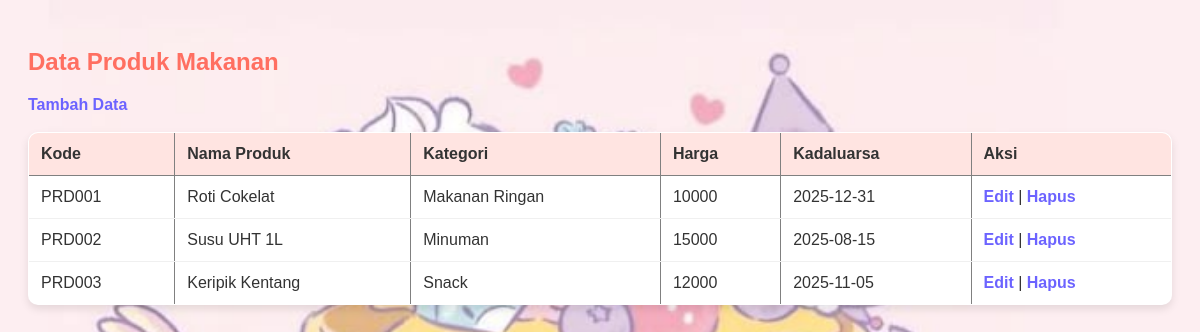
Screenshot of /231110155_ASN2/index.php with the database file from the repository.
### tables this page shows
CREATE TABLE `produk` (
  `kode_produk` varchar(10) NOT NULL,
  `nama_produk` varchar(100) NOT NULL,
  `kategori` varchar(50) NOT NULL,
  `harga` int(11) NOT NULL,
  `tanggal_kadaluarsa` date NOT NULL
);

### 231110155_ASN2/index.php (the view, shortened to what this page needs)
<!DOCTYPE html>
<html lang="id">
<head>
</head>
<body>
<?php include 'koneksi.php'; ?>
<h2>Data Produk Makanan</h2>
<a href="tambah.php">Tambah Data</a><br><br>
<table border="1" cellpadding="5" cellspacing="0">
    <tr>
        <th>Kode</th>
        <th>Nama Produk</th>
        <th>Kategori</th>
        <th>Harga</th>
        <th>Kadaluarsa</th>
        <th>Aksi</th>
    </tr>
    <?php
    $result = mysqli_query($conn, "SELECT * FROM produk");
    while ($row = mysqli_fetch_assoc($result)) {
        echo "<tr>
            <td>".$row['kode_produk']."</td>
            <td>".$row['nama_produk']."</td>
            <td>".$row['kategori']."</td>
            <td>".$row['harga']."</td>
            <td>".$row['tanggal_kadaluarsa']."</td>
            <td>
                <a href='edit.php?kode=".$row['kode_produk']."'>Edit</a> |
                <a href='hapus.php?kode=".$row['kode_produk']."' onclick=\"return confirm('Yakin hapus?');\">Hapus</a>
            </td>
        </tr>";
    }
    ?>
</table>
</body>
</html>

### 231110155_ASN2/index.php (style rules this page uses)
body { font-family: 'Comic Sans MS', cursive, sans-serif; background-image: url('foto 1.jpeg'); background-size: cover; background-repeat: no-repeat; background-attachment: fixed; background-position: center; color: #333; padding: 20px; }
h2 { color: #ff6f61; }
a { color: #6c63ff; text-decoration: none; font-weight: bold; }
table { width: 100%; border-collapse: collapse; background-color: #ffffff; box-shadow: 0 4px 8px rgba(0, 0, 0, 0.1); border-radius: 10px; overflow: hidden; }
th { background-color: #ffe4e1; color: #333; padding: 12px; text-align: left; }
td { padding: 12px; border-bottom: 1px solid #f0f0f0; }

### rows the page displays
produk: kode_produk "PRD001", nama_produk "Roti Cokelat", kategori "Makanan Ringan", harga "10000", tanggal_kadaluarsa "2025-12-31"
produk: kode_produk "PRD002", nama_produk "Susu UHT 1L", kategori "Minuman", harga "15000", tanggal_kadaluarsa "2025-08-15"
produk: kode_produk "PRD003", nama_produk "Keripik Kentang", kategori "Snack", harga "12000", tanggal_kadaluarsa "2025-11-05"
